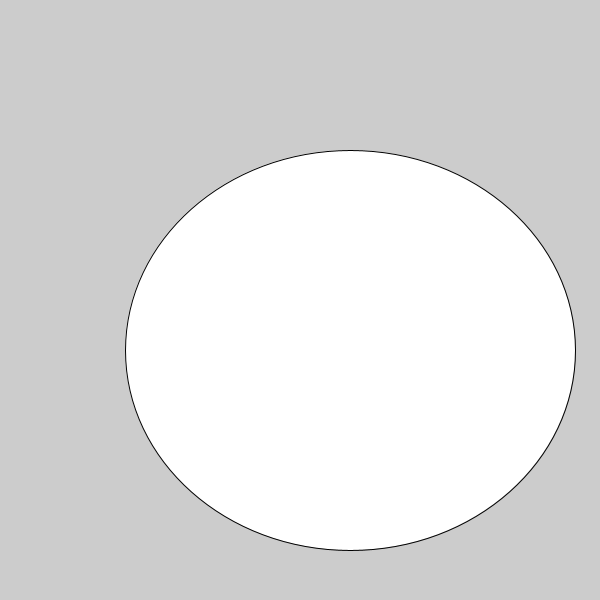
Frame 1 (no input)
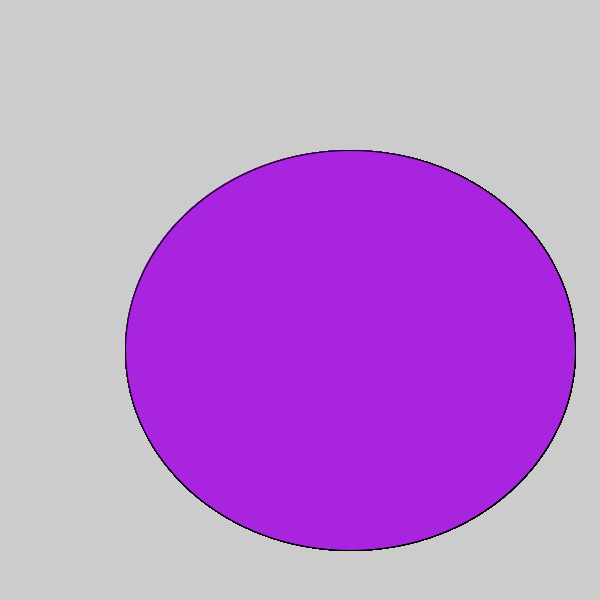
Frame 60 (the mouse pressed at the canvas centre just before this capture)
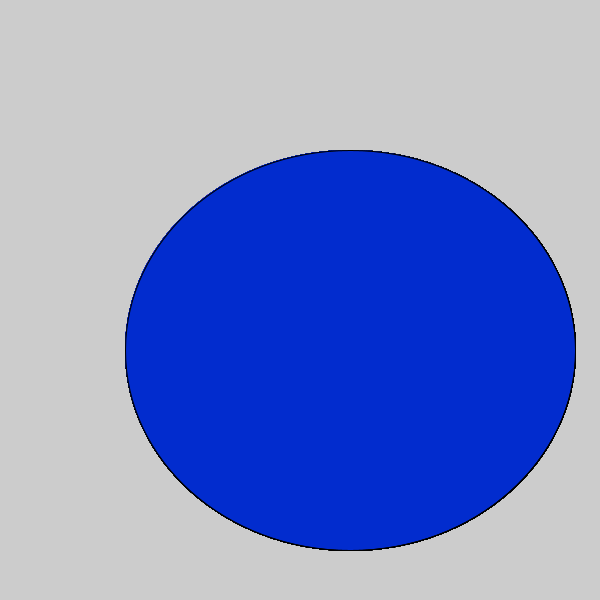
Frame 120 (the mouse held since frame 60 and released just before this capture)

The Processing sketch that drew these frames (run headless with seeded random() and noise(); from frame 60 on, the mouse is pressed at the canvas centre):

// Processing sketch: c_LogicalDot
// ── c_LogicalDot.pde

void setup() {
  
// 1. Set the size of the sketch. Make it 600 pixels square. 
size(600,600);
  

}

void draw() {
  
// 2. Draw an ellipse
ellipse(350,350,450,400);
// Run the program to make sure it works before moving on.


// 3. Change the color of the ellipse when the mouse is pressed.
//    Use the following code, but put your colors where indicated
//    Remember to use the   fill()  command to set colors.

if (mousePressed) {
 fill(#022CCE);
   //  put one color here 
  
} else {
  fill(#A824DE);
   // put a different color here
  
}  
  
  
  
}
